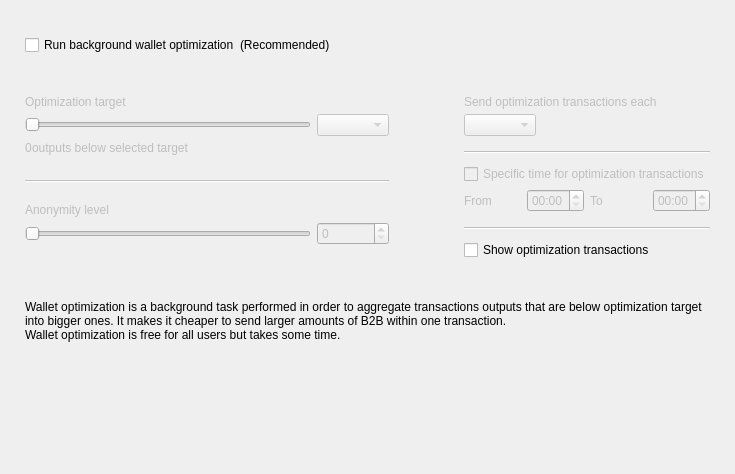
<?xml version="1.0" encoding="UTF-8"?>
<ui version="4.0">
 <class>OptimizationOptionsFrame</class>
 <widget class="QFrame" name="OptimizationOptionsFrame">
  <property name="geometry">
   <rect>
    <x>0</x>
    <y>0</y>
    <width>735</width>
    <height>474</height>
   </rect>
  </property>
  <property name="windowTitle">
   <string>Frame</string>
  </property>
  <property name="frameShape">
   <enum>QFrame::NoFrame</enum>
  </property>
  <property name="frameShadow">
   <enum>QFrame::Raised</enum>
  </property>
  <layout class="QVBoxLayout" name="verticalLayout">
   <property name="spacing">
    <number>0</number>
   </property>
   <property name="leftMargin">
    <number>25</number>
   </property>
   <property name="topMargin">
    <number>35</number>
   </property>
   <property name="rightMargin">
    <number>25</number>
   </property>
   <property name="bottomMargin">
    <number>0</number>
   </property>
   <item>
    <layout class="QHBoxLayout" name="horizontalLayout_2">
     <item>
      <widget class="QCheckBox" name="m_enableOptimizationCheck">
       <property name="text">
        <string>Run background wallet optimization</string>
       </property>
      </widget>
     </item>
     <item>
      <widget class="WalletGui::WalletNormalGrayTextLabel" name="label_8">
       <property name="text">
        <string>(Recommended)</string>
       </property>
      </widget>
     </item>
     <item>
      <spacer name="horizontalSpacer">
       <property name="orientation">
        <enum>Qt::Horizontal</enum>
       </property>
       <property name="sizeHint" stdset="0">
        <size>
         <width>40</width>
         <height>20</height>
        </size>
       </property>
      </spacer>
     </item>
    </layout>
   </item>
   <item>
    <spacer name="verticalSpacer_2">
     <property name="orientation">
      <enum>Qt::Vertical</enum>
     </property>
     <property name="sizeType">
      <enum>QSizePolicy::Fixed</enum>
     </property>
     <property name="sizeHint" stdset="0">
      <size>
       <width>20</width>
       <height>40</height>
      </size>
     </property>
    </spacer>
   </item>
   <item>
    <widget class="QWidget" name="m_optimizationOptionsWidget" native="true">
     <property name="enabled">
      <bool>true</bool>
     </property>
     <layout class="QHBoxLayout" name="horizontalLayout">
      <property name="spacing">
       <number>75</number>
      </property>
      <property name="leftMargin">
       <number>0</number>
      </property>
      <property name="topMargin">
       <number>0</number>
      </property>
      <property name="rightMargin">
       <number>0</number>
      </property>
      <property name="bottomMargin">
       <number>0</number>
      </property>
      <item alignment="Qt::AlignTop">
       <widget class="QWidget" name="widget1" native="true">
        <property name="enabled">
         <bool>false</bool>
        </property>
        <layout class="QGridLayout" name="gridLayout" columnstretch="50,0,0,0">
         <property name="leftMargin">
          <number>0</number>
         </property>
         <property name="topMargin">
          <number>0</number>
         </property>
         <property name="rightMargin">
          <number>0</number>
         </property>
         <property name="bottomMargin">
          <number>0</number>
         </property>
         <property name="verticalSpacing">
          <number>5</number>
         </property>
         <item row="0" column="0" colspan="4">
          <widget class="WalletGui::WalletNormalBlackTextLabel" name="label_5">
           <property name="text">
            <string>Optimization target</string>
           </property>
           <property name="indent">
            <number>0</number>
           </property>
          </widget>
         </item>
         <item row="4" column="0" colspan="4">
          <spacer name="verticalSpacer_3">
           <property name="orientation">
            <enum>Qt::Vertical</enum>
           </property>
           <property name="sizeType">
            <enum>QSizePolicy::Fixed</enum>
           </property>
           <property name="sizeHint" stdset="0">
            <size>
             <width>20</width>
             <height>20</height>
            </size>
           </property>
          </spacer>
         </item>
         <item row="1" column="0" colspan="3">
          <widget class="QSlider" name="m_thresholdSlider">
           <property name="maximum">
            <number>6</number>
           </property>
           <property name="pageStep">
            <number>1</number>
           </property>
           <property name="orientation">
            <enum>Qt::Horizontal</enum>
           </property>
          </widget>
         </item>
         <item row="1" column="3">
          <widget class="QComboBox" name="m_thresholdCombo"/>
         </item>
         <item row="5" column="0" colspan="4">
          <widget class="Line" name="line">
           <property name="orientation">
            <enum>Qt::Horizontal</enum>
           </property>
          </widget>
         </item>
         <item row="6" column="0" colspan="4">
          <spacer name="verticalSpacer_4">
           <property name="orientation">
            <enum>Qt::Vertical</enum>
           </property>
           <property name="sizeType">
            <enum>QSizePolicy::Fixed</enum>
           </property>
           <property name="sizeHint" stdset="0">
            <size>
             <width>20</width>
             <height>15</height>
            </size>
           </property>
          </spacer>
         </item>
         <item row="8" column="3">
          <widget class="QSpinBox" name="m_mixinSpin">
           <property name="buttonSymbols">
            <enum>QAbstractSpinBox::UpDownArrows</enum>
           </property>
          </widget>
         </item>
         <item row="7" column="0" colspan="4">
          <widget class="WalletGui::WalletNormalBlackTextLabel" name="label_7">
           <property name="text">
            <string>Anonymity level</string>
           </property>
           <property name="indent">
            <number>0</number>
           </property>
          </widget>
         </item>
         <item row="8" column="0" colspan="3">
          <widget class="QSlider" name="m_mixinSlider">
           <property name="pageStep">
            <number>1</number>
           </property>
           <property name="orientation">
            <enum>Qt::Horizontal</enum>
           </property>
          </widget>
         </item>
         <item row="2" column="0" colspan="4">
          <spacer name="verticalSpacer_12">
           <property name="orientation">
            <enum>Qt::Vertical</enum>
           </property>
           <property name="sizeType">
            <enum>QSizePolicy::Fixed</enum>
           </property>
           <property name="sizeHint" stdset="0">
            <size>
             <width>20</width>
             <height>0</height>
            </size>
           </property>
          </spacer>
         </item>
         <item row="3" column="0" colspan="4">
          <layout class="QHBoxLayout" name="horizontalLayout_3" stretch="0,1">
           <item>
            <widget class="QLabel" name="m_nonOptimizedOutputsLabel">
             <property name="text">
              <string>0</string>
             </property>
            </widget>
           </item>
           <item>
            <widget class="WalletGui::WalletNormalBlackTextLabel" name="m_nonOptimizedOutputsTextLabel">
             <property name="text">
              <string>outputs below selected target</string>
             </property>
            </widget>
           </item>
          </layout>
         </item>
        </layout>
       </widget>
      </item>
      <item>
       <layout class="QVBoxLayout" name="verticalLayout_3">
        <property name="spacing">
         <number>10</number>
        </property>
        <property name="rightMargin">
         <number>0</number>
        </property>
        <property name="bottomMargin">
         <number>0</number>
        </property>
        <item>
         <widget class="QWidget" name="widget2" native="true">
          <property name="enabled">
           <bool>false</bool>
          </property>
          <layout class="QGridLayout" name="gridLayout_2" columnstretch="0,0,0,0">
           <property name="leftMargin">
            <number>0</number>
           </property>
           <property name="topMargin">
            <number>0</number>
           </property>
           <property name="rightMargin">
            <number>0</number>
           </property>
           <property name="bottomMargin">
            <number>0</number>
           </property>
           <property name="verticalSpacing">
            <number>5</number>
           </property>
           <item row="2" column="0" colspan="2" alignment="Qt::AlignLeft">
            <widget class="QComboBox" name="m_periodCombo"/>
           </item>
           <item row="8" column="0">
            <widget class="WalletGui::WalletNormalBlackTextLabel" name="label_2">
             <property name="text">
              <string>From</string>
             </property>
            </widget>
           </item>
           <item row="8" column="1">
            <widget class="QTimeEdit" name="m_startTimeEdit">
             <property name="enabled">
              <bool>false</bool>
             </property>
             <property name="displayFormat">
              <string>HH:mm</string>
             </property>
            </widget>
           </item>
           <item row="8" column="2">
            <widget class="WalletGui::WalletNormalBlackTextLabel" name="label_3">
             <property name="text">
              <string>To</string>
             </property>
            </widget>
           </item>
           <item row="8" column="3">
            <widget class="QTimeEdit" name="m_stopTimeEdit">
             <property name="enabled">
              <bool>false</bool>
             </property>
             <property name="displayFormat">
              <string>HH:mm</string>
             </property>
            </widget>
           </item>
           <item row="6" column="0" colspan="4">
            <widget class="QCheckBox" name="m_optimizationTimeCheck">
             <property name="text">
              <string>Specific time for optimization transactions</string>
             </property>
            </widget>
           </item>
           <item row="4" column="0" colspan="4">
            <widget class="Line" name="line_2">
             <property name="orientation">
              <enum>Qt::Horizontal</enum>
             </property>
            </widget>
           </item>
           <item row="0" column="0" colspan="4">
            <widget class="WalletGui::WalletNormalBlackTextLabel" name="label_4">
             <property name="text">
              <string>Send optimization transactions each</string>
             </property>
             <property name="indent">
              <number>0</number>
             </property>
            </widget>
           </item>
           <item row="7" column="0" colspan="4">
            <spacer name="verticalSpacer_8">
             <property name="orientation">
              <enum>Qt::Vertical</enum>
             </property>
             <property name="sizeType">
              <enum>QSizePolicy::Fixed</enum>
             </property>
             <property name="sizeHint" stdset="0">
              <size>
               <width>20</width>
               <height>0</height>
              </size>
             </property>
            </spacer>
           </item>
           <item row="3" column="0" colspan="4">
            <spacer name="verticalSpacer_6">
             <property name="orientation">
              <enum>Qt::Vertical</enum>
             </property>
             <property name="sizeType">
              <enum>QSizePolicy::Fixed</enum>
             </property>
             <property name="sizeHint" stdset="0">
              <size>
               <width>20</width>
               <height>10</height>
              </size>
             </property>
            </spacer>
           </item>
           <item row="10" column="0" colspan="4">
            <widget class="Line" name="line_3">
             <property name="orientation">
              <enum>Qt::Horizontal</enum>
             </property>
            </widget>
           </item>
           <item row="1" column="0" colspan="4">
            <spacer name="verticalSpacer_5">
             <property name="orientation">
              <enum>Qt::Vertical</enum>
             </property>
             <property name="sizeType">
              <enum>QSizePolicy::Fixed</enum>
             </property>
             <property name="sizeHint" stdset="0">
              <size>
               <width>20</width>
               <height>0</height>
              </size>
             </property>
            </spacer>
           </item>
           <item row="5" column="0" colspan="4">
            <spacer name="verticalSpacer_7">
             <property name="orientation">
              <enum>Qt::Vertical</enum>
             </property>
             <property name="sizeType">
              <enum>QSizePolicy::Fixed</enum>
             </property>
             <property name="sizeHint" stdset="0">
              <size>
               <width>20</width>
               <height>5</height>
              </size>
             </property>
            </spacer>
           </item>
           <item row="9" column="0" colspan="4">
            <spacer name="verticalSpacer_10">
             <property name="orientation">
              <enum>Qt::Vertical</enum>
             </property>
             <property name="sizeType">
              <enum>QSizePolicy::Fixed</enum>
             </property>
             <property name="sizeHint" stdset="0">
              <size>
               <width>20</width>
               <height>10</height>
              </size>
             </property>
            </spacer>
           </item>
          </layout>
         </widget>
        </item>
        <item>
         <widget class="QCheckBox" name="m_showFusionTransactionsCheck">
          <property name="enabled">
           <bool>true</bool>
          </property>
          <property name="text">
           <string>Show optimization transactions</string>
          </property>
         </widget>
        </item>
       </layout>
      </item>
     </layout>
    </widget>
   </item>
   <item>
    <spacer name="verticalSpacer_11">
     <property name="orientation">
      <enum>Qt::Vertical</enum>
     </property>
     <property name="sizeType">
      <enum>QSizePolicy::Fixed</enum>
     </property>
     <property name="sizeHint" stdset="0">
      <size>
       <width>20</width>
       <height>40</height>
      </size>
     </property>
    </spacer>
   </item>
   <item>
    <widget class="WalletGui::WalletExtraNormalGrayTextLabel" name="m_helpLabel">
     <property name="text">
      <string>Wallet optimization is a background task performed in order to aggregate transactions outputs that are below optimization target into bigger ones. It makes it cheaper to send larger amounts of B2B within one transaction.
Wallet optimization is free for all users but takes some time.</string>
     </property>
     <property name="wordWrap">
      <bool>true</bool>
     </property>
    </widget>
   </item>
   <item>
    <spacer name="verticalSpacer">
     <property name="orientation">
      <enum>Qt::Vertical</enum>
     </property>
     <property name="sizeHint" stdset="0">
      <size>
       <width>20</width>
       <height>40</height>
      </size>
     </property>
    </spacer>
   </item>
  </layout>
 </widget>
 <customwidgets>
  <customwidget>
   <class>WalletGui::WalletNormalGrayTextLabel</class>
   <extends>QLabel</extends>
   <header>Gui/Common/WalletTextLabel.h</header>
  </customwidget>
  <customwidget>
   <class>WalletGui::WalletNormalBlackTextLabel</class>
   <extends>QLabel</extends>
   <header>Gui/Common/WalletTextLabel.h</header>
  </customwidget>
  <customwidget>
   <class>WalletGui::WalletExtraNormalGrayTextLabel</class>
   <extends>QLabel</extends>
   <header>Gui/Common/WalletTextLabel.h</header>
  </customwidget>
 </customwidgets>
 <resources/>
 <connections>
  <connection>
   <sender>m_enableOptimizationCheck</sender>
   <signal>toggled(bool)</signal>
   <receiver>widget1</receiver>
   <slot>setEnabled(bool)</slot>
   <hints>
    <hint type="sourcelabel">
     <x>147</x>
     <y>47</y>
    </hint>
    <hint type="destinationlabel">
     <x>176</x>
     <y>204</y>
    </hint>
   </hints>
  </connection>
  <connection>
   <sender>m_thresholdSlider</sender>
   <signal>valueChanged(int)</signal>
   <receiver>OptimizationOptionsFrame</receiver>
   <slot>thresholdChanged(int)</slot>
   <hints>
    <hint type="sourcelabel">
     <x>116</x>
     <y>139</y>
    </hint>
    <hint type="destinationlabel">
     <x>355</x>
     <y>194</y>
    </hint>
   </hints>
  </connection>
  <connection>
   <sender>m_mixinSlider</sender>
   <signal>valueChanged(int)</signal>
   <receiver>OptimizationOptionsFrame</receiver>
   <slot>mixinChanged(int)</slot>
   <hints>
    <hint type="sourcelabel">
     <x>116</x>
     <y>240</y>
    </hint>
    <hint type="destinationlabel">
     <x>367</x>
     <y>236</y>
    </hint>
   </hints>
  </connection>
  <connection>
   <sender>m_optimizationTimeCheck</sender>
   <signal>toggled(bool)</signal>
   <receiver>m_startTimeEdit</receiver>
   <slot>setEnabled(bool)</slot>
   <hints>
    <hint type="sourcelabel">
     <x>543</x>
     <y>179</y>
    </hint>
    <hint type="destinationlabel">
     <x>501</x>
     <y>207</y>
    </hint>
   </hints>
  </connection>
  <connection>
   <sender>m_optimizationTimeCheck</sender>
   <signal>toggled(bool)</signal>
   <receiver>m_stopTimeEdit</receiver>
   <slot>setEnabled(bool)</slot>
   <hints>
    <hint type="sourcelabel">
     <x>543</x>
     <y>179</y>
    </hint>
    <hint type="destinationlabel">
     <x>643</x>
     <y>207</y>
    </hint>
   </hints>
  </connection>
  <connection>
   <sender>m_mixinSpin</sender>
   <signal>valueChanged(int)</signal>
   <receiver>OptimizationOptionsFrame</receiver>
   <slot>mixinChanged(int)</slot>
   <hints>
    <hint type="sourcelabel">
     <x>273</x>
     <y>271</y>
    </hint>
    <hint type="destinationlabel">
     <x>367</x>
     <y>236</y>
    </hint>
   </hints>
  </connection>
  <connection>
   <sender>m_thresholdCombo</sender>
   <signal>currentIndexChanged(int)</signal>
   <receiver>OptimizationOptionsFrame</receiver>
   <slot>thresholdChanged(int)</slot>
   <hints>
    <hint type="sourcelabel">
     <x>270</x>
     <y>139</y>
    </hint>
    <hint type="destinationlabel">
     <x>367</x>
     <y>236</y>
    </hint>
   </hints>
  </connection>
  <connection>
   <sender>m_enableOptimizationCheck</sender>
   <signal>toggled(bool)</signal>
   <receiver>widget2</receiver>
   <slot>setEnabled(bool)</slot>
   <hints>
    <hint type="sourcelabel">
     <x>158</x>
     <y>48</y>
    </hint>
    <hint type="destinationlabel">
     <x>556</x>
     <y>197</y>
    </hint>
   </hints>
  </connection>
 </connections>
 <slots>
  <slot>thresholdChanged(int)</slot>
  <slot>mixinChanged(int)</slot>
 </slots>
</ui>
